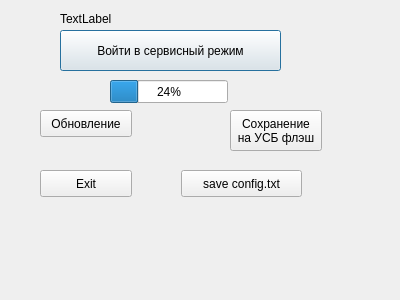
<?xml version="1.0" encoding="UTF-8"?>
<ui version="4.0">
 <class>DialogService</class>
 <widget class="QDialog" name="DialogService">
  <property name="geometry">
   <rect>
    <x>0</x>
    <y>0</y>
    <width>400</width>
    <height>300</height>
   </rect>
  </property>
  <property name="windowTitle">
   <string>Dialog</string>
  </property>
  <widget class="QPushButton" name="ButtonEnterService">
   <property name="geometry">
    <rect>
     <x>60</x>
     <y>30</y>
     <width>221</width>
     <height>41</height>
    </rect>
   </property>
   <property name="text">
    <string>Войти в сервисный режим</string>
   </property>
  </widget>
  <widget class="QPushButton" name="save">
   <property name="geometry">
    <rect>
     <x>230</x>
     <y>110</y>
     <width>92</width>
     <height>41</height>
    </rect>
   </property>
   <property name="text">
    <string>Сохранение
на УСБ флэш</string>
   </property>
  </widget>
  <widget class="QPushButton" name="update">
   <property name="geometry">
    <rect>
     <x>40</x>
     <y>110</y>
     <width>92</width>
     <height>27</height>
    </rect>
   </property>
   <property name="text">
    <string>Обновление</string>
   </property>
  </widget>
  <widget class="QLabel" name="label">
   <property name="geometry">
    <rect>
     <x>60</x>
     <y>10</y>
     <width>221</width>
     <height>17</height>
    </rect>
   </property>
   <property name="text">
    <string>TextLabel</string>
   </property>
  </widget>
  <widget class="QPushButton" name="pushButton">
   <property name="geometry">
    <rect>
     <x>40</x>
     <y>170</y>
     <width>92</width>
     <height>27</height>
    </rect>
   </property>
   <property name="text">
    <string>Exit</string>
   </property>
  </widget>
  <widget class="QPushButton" name="pushButton_2">
   <property name="geometry">
    <rect>
     <x>181</x>
     <y>170</y>
     <width>121</width>
     <height>27</height>
    </rect>
   </property>
   <property name="text">
    <string>save config.txt</string>
   </property>
  </widget>
  <widget class="QProgressBar" name="progressBar">
   <property name="geometry">
    <rect>
     <x>110</x>
     <y>80</y>
     <width>118</width>
     <height>23</height>
    </rect>
   </property>
   <property name="value">
    <number>24</number>
   </property>
  </widget>
 </widget>
 <resources/>
 <connections/>
</ui>
